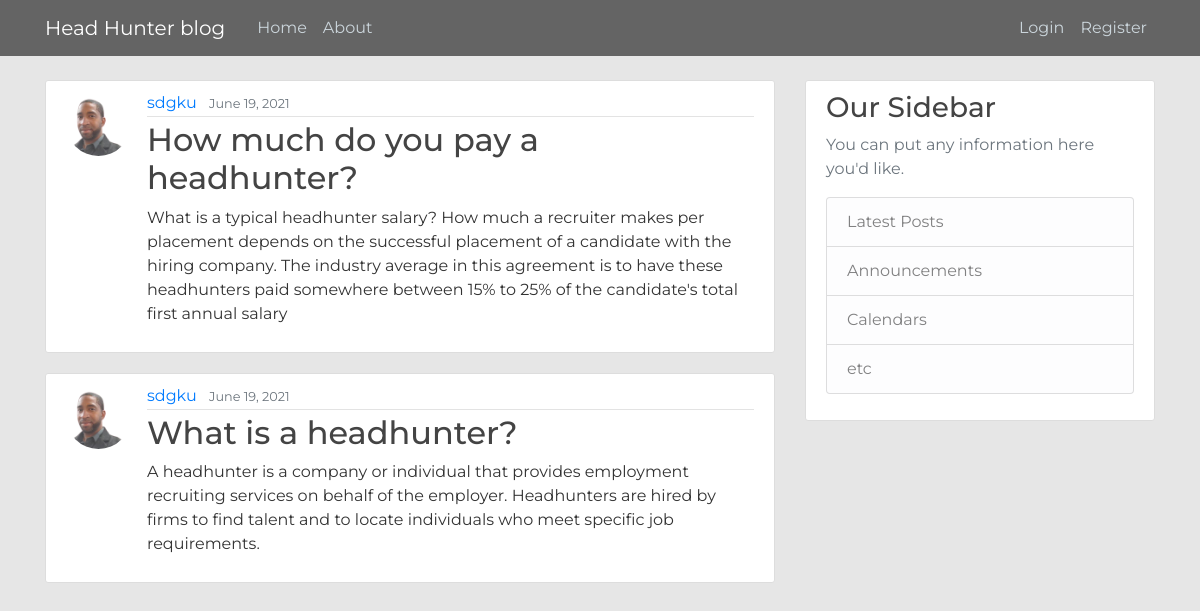
The page / on the database its author committed.
### blog/models.py (models this page shows, shortened)
class Post(models.Model):
    title = models.CharField(max_length=100)
    content = models.TextField()
    date_posted = models.DateTimeField(default=timezone.now)
    author = models.ForeignKey(User, on_delete=models.CASCADE)

### users/models.py (models this page shows, shortened)
class Profile(models.Model):
    user = models.OneToOneField(User, on_delete=models.CASCADE)
    image = models.ImageField(default='default.jpg', upload_to='profile_pics')

### blog/views.py (the view)
# urls.py: path('', PostListView.as_view(), name='blog-home'),
class PostListView(ListView):
    model = Post
    template_name = 'blog/home.html'  # <app>/<model>_<viewtype>.html
    context_object_name = 'posts'
    ordering = ['-date_posted']
    paginate_by = 5

### blog/templates/blog/home.html (shortened to what this page needs)
{% extends "blog/base.html" %}
{% block content %}
    {% for post in posts %}
        <article class="media content-section">
          <img class="rounded-circle article-img" src="{{ post.author.profile.image.url }}">
          <div class="media-body">
            <div class="article-metadata">
              <a class="mr-2" href="{% url 'user-posts' post.author.username %}">{{ post.author }}</a>
              <small class="text-muted">{{ post.date_posted|date:"F d, Y" }}</small>
            </div>
            <h2><a class="article-title" href="{% url 'post-detail' post.id %}">{{ post.title }}</a></h2>
            <p class="article-content">{{ post.content }}</p>
          </div>
        </article>
    {% endfor %}
{% endblock content %}

### blog/templates/blog/base.html (shortened to what this page needs)
{% load static %}
<!DOCTYPE html>
<html>
<head>
    <link rel="stylesheet" href="https://maxcdn.bootstrapcdn.com/bootstrap/4.0.0/css/bootstrap.min.css">
    <link rel="stylesheet" type="text/css" href="{% static 'blog/main.css' %}">
</head>
<body>
    <header class="site-header">
      <nav class="navbar navbar-expand-md navbar-dark bg-steel fixed-top">
        <div class="container" >
          <a class="navbar-brand mr-4" href="{% url 'blog-home' %}">Head Hunter blog</a>
          <div class="collapse navbar-collapse" id="navbarToggle">
            <div class="navbar-nav mr-auto">
              <a class="nav-item nav-link" href="{% url 'blog-home' %}">Home</a>
              <a class="nav-item nav-link" href="{% url 'blog-about' %}">About</a>
            </div>
            <div class="navbar-nav">
              {% if user.is_authenticated %}
                <a class="nav-item nav-link" href="{% url 'post-create' %}">New Post</a>
                <a class="nav-item nav-link" href="{% url 'profile' %}">Profile</a>
                <a class="nav-item nav-link" href="{% url 'logout' %}">Logout</a>
              {% else %}
                <a class="nav-item nav-link" href="{% url 'login' %}">Login</a>
                <a class="nav-item nav-link" href="{% url 'register' %}">Register</a>
              {% endif %}
            </div>
          </div>
        </div>
      </nav>
    </header>
    <main role="main" class="container">
      <div class="row">
        <div class="col-md-8">
          {% block content %}{% endblock %}
        </div>
        <div class="col-md-4">
          <div class="content-section">
            <h3>Our Sidebar</h3>
            <p class='text-muted'>You can put any information here you'd like.
              <ul class="list-group">
                <li class="list-group-item list-group-item-light">Latest Posts</li>
                <li class="list-group-item list-group-item-light">Announcements</li>
                <li class="list-group-item list-group-item-light">Calendars</li>
                <li class="list-group-item list-group-item-light">etc</li>
              </ul>
            </p>
          </div>
        </div>
      </div>
    </main>
</body>
</html>

### blog/static/blog/main.css (style rules this page uses)
body { background: #e6e6e6; color: #333333; margin-top: 5rem; font-family: 'Montserrat'; }
h1, h2, h3, h4, h5, h6 { color: #444444; }
ul { margin: 0; }
.bg-steel { background-color: #646464; }
.site-header .navbar-nav .nav-link { color: #cbd5db; }
.content-section { background: #ffffff; padding: 10px 20px; border: 1px solid #dddddd; border-radius: 3px; margin-bottom: 20px; }
.article-title { color: #444444; }
.article-content { white-space: pre-line; }
.article-img { height: 65px; width: 65px; margin-right: 16px; }
.article-metadata { padding-bottom: 1px; margin-bottom: 4px; border-bottom: 1px solid #e3e3e3 }

### rows shown on the page
Post: author.profile.image (picture), author "sdgku", date_posted "June 19, 2021", title "How much do you pay a headhunter?", content "What is a typical headhunter salary? How much a recruiter makes per placement depends on the successful placement of a candidate with the hiring company. The industry average in this agreement is to have these headhunters paid somewhere between 15% to 25% of the candidate's total first annual salary"
Post: author.profile.image (picture), author "sdgku", date_posted "June 19, 2021", title "What is a headhunter?", content "A headhunter is a company or individual that provides employment recruiting services on behalf of the employer. Headhunters are hired by firms to find talent and to locate individuals who meet specific job requirements."
